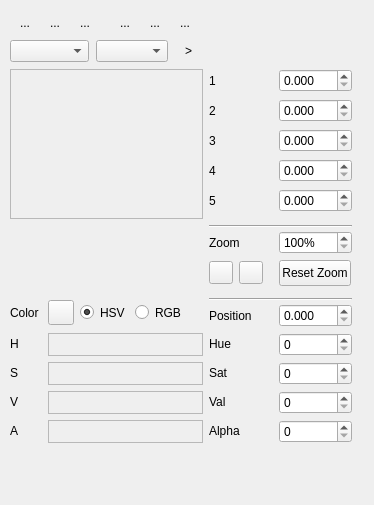
<?xml version="1.0" encoding="UTF-8"?>
<ui version="4.0">
 <comment>*********************************************************************
**
** Copyright (C) 2012 Nokia Corporation and/or its subsidiary(-ies).
** All rights reserved.
** Contact: Nokia Corporation (qt-info@nokia.com)
**
** This file is part of the tools applications of the Qt Toolkit.
**
** $QT_BEGIN_LICENSE:LGPL$
** GNU Lesser General Public License Usage
** This file may be used under the terms of the GNU Lesser General Public
** License version 2.1 as published by the Free Software Foundation and
** appearing in the file LICENSE.LGPL included in the packaging of this
** file. Please review the following information to ensure the GNU Lesser
** General Public License version 2.1 requirements will be met:
** http://www.gnu.org/licenses/old-licenses/lgpl-2.1.html.
**
** In addition, as a special exception, Nokia gives you certain additional
** rights. These rights are described in the Nokia Qt LGPL Exception
** version 1.1, included in the file LGPL_EXCEPTION.txt in this package.
**
** GNU General Public License Usage
** Alternatively, this file may be used under the terms of the GNU General
** Public License version 3.0 as published by the Free Software Foundation
** and appearing in the file LICENSE.GPL included in the packaging of this
** file. Please review the following information to ensure the GNU General
** Public License version 3.0 requirements will be met:
** http://www.gnu.org/copyleft/gpl.html.
**
** Other Usage
** Alternatively, this file may be used in accordance with the terms and
** conditions contained in a signed written agreement between you and Nokia.
**
**
**
**
**
** $QT_END_LICENSE$
**
*********************************************************************</comment>
 <class>QtGradientEditor</class>
 <widget class="QWidget" name="QtGradientEditor">
  <property name="geometry">
   <rect>
    <x>0</x>
    <y>0</y>
    <width>374</width>
    <height>505</height>
   </rect>
  </property>
  <property name="windowTitle">
   <string>Form</string>
  </property>
  <widget class="QFrame" name="frame">
   <property name="geometry">
    <rect>
     <x>10</x>
     <y>69</y>
     <width>193</width>
     <height>150</height>
    </rect>
   </property>
   <property name="sizePolicy">
    <sizepolicy hsizetype="Expanding" vsizetype="Expanding">
     <horstretch>0</horstretch>
     <verstretch>0</verstretch>
    </sizepolicy>
   </property>
   <property name="frameShape">
    <enum>QFrame::StyledPanel</enum>
   </property>
   <property name="frameShadow">
    <enum>QFrame::Raised</enum>
   </property>
   <layout class="QVBoxLayout">
    <property name="spacing">
     <number>6</number>
    </property>
    <property name="leftMargin">
     <number>0</number>
    </property>
    <property name="topMargin">
     <number>0</number>
    </property>
    <property name="rightMargin">
     <number>0</number>
    </property>
    <property name="bottomMargin">
     <number>0</number>
    </property>
    <item>
     <widget class="QtGradientWidget" name="gradientWidget" native="true">
      <property name="sizePolicy">
       <sizepolicy hsizetype="Expanding" vsizetype="Expanding">
        <horstretch>0</horstretch>
        <verstretch>0</verstretch>
       </sizepolicy>
      </property>
      <property name="toolTip">
       <string>Gradient Editor</string>
      </property>
      <property name="whatsThis">
       <string>This area shows a preview of the gradient being edited. It also allows you to edit parameters specific to the gradient's type such as start and final point, radius, etc. by drag &amp; drop.</string>
      </property>
     </widget>
    </item>
   </layout>
  </widget>
  <widget class="QLabel" name="label1">
   <property name="geometry">
    <rect>
     <x>209</x>
     <y>69</y>
     <width>64</width>
     <height>23</height>
    </rect>
   </property>
   <property name="text">
    <string>1</string>
   </property>
  </widget>
  <widget class="QDoubleSpinBox" name="spinBox1">
   <property name="geometry">
    <rect>
     <x>279</x>
     <y>69</y>
     <width>73</width>
     <height>23</height>
    </rect>
   </property>
   <property name="keyboardTracking">
    <bool>false</bool>
   </property>
   <property name="decimals">
    <number>3</number>
   </property>
   <property name="maximum">
    <double>1.000000000000000</double>
   </property>
   <property name="singleStep">
    <double>0.010000000000000</double>
   </property>
  </widget>
  <widget class="QLabel" name="label2">
   <property name="geometry">
    <rect>
     <x>209</x>
     <y>99</y>
     <width>64</width>
     <height>23</height>
    </rect>
   </property>
   <property name="text">
    <string>2</string>
   </property>
  </widget>
  <widget class="QDoubleSpinBox" name="spinBox2">
   <property name="geometry">
    <rect>
     <x>279</x>
     <y>99</y>
     <width>73</width>
     <height>23</height>
    </rect>
   </property>
   <property name="keyboardTracking">
    <bool>false</bool>
   </property>
   <property name="decimals">
    <number>3</number>
   </property>
   <property name="maximum">
    <double>1.000000000000000</double>
   </property>
   <property name="singleStep">
    <double>0.010000000000000</double>
   </property>
  </widget>
  <widget class="QLabel" name="label3">
   <property name="geometry">
    <rect>
     <x>209</x>
     <y>129</y>
     <width>64</width>
     <height>23</height>
    </rect>
   </property>
   <property name="text">
    <string>3</string>
   </property>
  </widget>
  <widget class="QDoubleSpinBox" name="spinBox3">
   <property name="geometry">
    <rect>
     <x>279</x>
     <y>129</y>
     <width>73</width>
     <height>23</height>
    </rect>
   </property>
   <property name="keyboardTracking">
    <bool>false</bool>
   </property>
   <property name="decimals">
    <number>3</number>
   </property>
   <property name="maximum">
    <double>1.000000000000000</double>
   </property>
   <property name="singleStep">
    <double>0.010000000000000</double>
   </property>
  </widget>
  <widget class="QLabel" name="label4">
   <property name="geometry">
    <rect>
     <x>209</x>
     <y>159</y>
     <width>64</width>
     <height>23</height>
    </rect>
   </property>
   <property name="text">
    <string>4</string>
   </property>
  </widget>
  <widget class="QDoubleSpinBox" name="spinBox4">
   <property name="geometry">
    <rect>
     <x>279</x>
     <y>159</y>
     <width>73</width>
     <height>23</height>
    </rect>
   </property>
   <property name="keyboardTracking">
    <bool>false</bool>
   </property>
   <property name="decimals">
    <number>3</number>
   </property>
   <property name="maximum">
    <double>1.000000000000000</double>
   </property>
   <property name="singleStep">
    <double>0.010000000000000</double>
   </property>
  </widget>
  <widget class="QLabel" name="label5">
   <property name="geometry">
    <rect>
     <x>209</x>
     <y>189</y>
     <width>64</width>
     <height>23</height>
    </rect>
   </property>
   <property name="text">
    <string>5</string>
   </property>
  </widget>
  <widget class="QDoubleSpinBox" name="spinBox5">
   <property name="geometry">
    <rect>
     <x>279</x>
     <y>189</y>
     <width>73</width>
     <height>23</height>
    </rect>
   </property>
   <property name="keyboardTracking">
    <bool>false</bool>
   </property>
   <property name="decimals">
    <number>3</number>
   </property>
   <property name="maximum">
    <double>1.000000000000000</double>
   </property>
   <property name="singleStep">
    <double>0.010000000000000</double>
   </property>
  </widget>
  <widget class="QtGradientStopsWidget" name="gradientStopsWidget" native="true">
   <property name="geometry">
    <rect>
     <x>10</x>
     <y>225</y>
     <width>193</width>
     <height>67</height>
    </rect>
   </property>
   <property name="toolTip">
    <string>Gradient Stops Editor</string>
   </property>
   <property name="whatsThis">
    <string>This area allows you to edit gradient stops. Double click on the existing stop handle to duplicate it. Double click outside of the existing stop handles to create a new stop. Drag &amp; drop the handle to reposition it. Use right mouse button to popup context menu with extra actions.</string>
   </property>
  </widget>
  <widget class="QLabel" name="zoomLabel">
   <property name="geometry">
    <rect>
     <x>209</x>
     <y>231</y>
     <width>64</width>
     <height>23</height>
    </rect>
   </property>
   <property name="text">
    <string>Zoom</string>
   </property>
  </widget>
  <widget class="QToolButton" name="zoomAllButton">
   <property name="geometry">
    <rect>
     <x>279</x>
     <y>260</y>
     <width>72</width>
     <height>26</height>
    </rect>
   </property>
   <property name="sizePolicy">
    <sizepolicy hsizetype="Preferred" vsizetype="Fixed">
     <horstretch>0</horstretch>
     <verstretch>0</verstretch>
    </sizepolicy>
   </property>
   <property name="toolTip">
    <string>Reset Zoom</string>
   </property>
   <property name="text">
    <string>Reset Zoom</string>
   </property>
  </widget>
  <widget class="QLabel" name="positionLabel">
   <property name="geometry">
    <rect>
     <x>209</x>
     <y>304</y>
     <width>64</width>
     <height>23</height>
    </rect>
   </property>
   <property name="text">
    <string>Position</string>
   </property>
  </widget>
  <widget class="QLabel" name="hLabel">
   <property name="geometry">
    <rect>
     <x>10</x>
     <y>335</y>
     <width>32</width>
     <height>18</height>
    </rect>
   </property>
   <property name="sizePolicy">
    <sizepolicy hsizetype="Preferred" vsizetype="Fixed">
     <horstretch>0</horstretch>
     <verstretch>0</verstretch>
    </sizepolicy>
   </property>
   <property name="toolTip">
    <string>Hue</string>
   </property>
   <property name="text">
    <string>H</string>
   </property>
  </widget>
  <widget class="QFrame" name="frame_2">
   <property name="geometry">
    <rect>
     <x>48</x>
     <y>333</y>
     <width>155</width>
     <height>23</height>
    </rect>
   </property>
   <property name="sizePolicy">
    <sizepolicy hsizetype="Ignored" vsizetype="Preferred">
     <horstretch>0</horstretch>
     <verstretch>0</verstretch>
    </sizepolicy>
   </property>
   <property name="frameShape">
    <enum>QFrame::StyledPanel</enum>
   </property>
   <property name="frameShadow">
    <enum>QFrame::Raised</enum>
   </property>
   <layout class="QHBoxLayout">
    <property name="leftMargin">
     <number>0</number>
    </property>
    <property name="topMargin">
     <number>0</number>
    </property>
    <property name="rightMargin">
     <number>0</number>
    </property>
    <property name="bottomMargin">
     <number>0</number>
    </property>
    <item>
     <widget class="QtColorLine" name="hueColorLine" native="true">
      <property name="sizePolicy">
       <sizepolicy hsizetype="Expanding" vsizetype="Preferred">
        <horstretch>0</horstretch>
        <verstretch>0</verstretch>
       </sizepolicy>
      </property>
      <property name="toolTip">
       <string>Hue</string>
      </property>
     </widget>
    </item>
   </layout>
  </widget>
  <widget class="QLabel" name="hueLabel">
   <property name="geometry">
    <rect>
     <x>209</x>
     <y>335</y>
     <width>64</width>
     <height>18</height>
    </rect>
   </property>
   <property name="sizePolicy">
    <sizepolicy hsizetype="Preferred" vsizetype="Fixed">
     <horstretch>0</horstretch>
     <verstretch>0</verstretch>
    </sizepolicy>
   </property>
   <property name="text">
    <string>Hue</string>
   </property>
  </widget>
  <widget class="QLabel" name="sLabel">
   <property name="geometry">
    <rect>
     <x>10</x>
     <y>364</y>
     <width>32</width>
     <height>18</height>
    </rect>
   </property>
   <property name="sizePolicy">
    <sizepolicy hsizetype="Preferred" vsizetype="Fixed">
     <horstretch>0</horstretch>
     <verstretch>0</verstretch>
    </sizepolicy>
   </property>
   <property name="toolTip">
    <string>Saturation</string>
   </property>
   <property name="text">
    <string>S</string>
   </property>
  </widget>
  <widget class="QFrame" name="frame_5">
   <property name="geometry">
    <rect>
     <x>48</x>
     <y>362</y>
     <width>155</width>
     <height>23</height>
    </rect>
   </property>
   <property name="sizePolicy">
    <sizepolicy hsizetype="Ignored" vsizetype="Preferred">
     <horstretch>0</horstretch>
     <verstretch>0</verstretch>
    </sizepolicy>
   </property>
   <property name="frameShape">
    <enum>QFrame::StyledPanel</enum>
   </property>
   <property name="frameShadow">
    <enum>QFrame::Raised</enum>
   </property>
   <layout class="QHBoxLayout">
    <property name="leftMargin">
     <number>0</number>
    </property>
    <property name="topMargin">
     <number>0</number>
    </property>
    <property name="rightMargin">
     <number>0</number>
    </property>
    <property name="bottomMargin">
     <number>0</number>
    </property>
    <item>
     <widget class="QtColorLine" name="saturationColorLine" native="true">
      <property name="sizePolicy">
       <sizepolicy hsizetype="Expanding" vsizetype="Preferred">
        <horstretch>0</horstretch>
        <verstretch>0</verstretch>
       </sizepolicy>
      </property>
      <property name="toolTip">
       <string>Saturation</string>
      </property>
     </widget>
    </item>
   </layout>
  </widget>
  <widget class="QLabel" name="saturationLabel">
   <property name="geometry">
    <rect>
     <x>209</x>
     <y>364</y>
     <width>64</width>
     <height>18</height>
    </rect>
   </property>
   <property name="sizePolicy">
    <sizepolicy hsizetype="Preferred" vsizetype="Fixed">
     <horstretch>0</horstretch>
     <verstretch>0</verstretch>
    </sizepolicy>
   </property>
   <property name="text">
    <string>Sat</string>
   </property>
  </widget>
  <widget class="QLabel" name="vLabel">
   <property name="geometry">
    <rect>
     <x>10</x>
     <y>393</y>
     <width>32</width>
     <height>18</height>
    </rect>
   </property>
   <property name="sizePolicy">
    <sizepolicy hsizetype="Preferred" vsizetype="Fixed">
     <horstretch>0</horstretch>
     <verstretch>0</verstretch>
    </sizepolicy>
   </property>
   <property name="toolTip">
    <string>Value</string>
   </property>
   <property name="text">
    <string>V</string>
   </property>
  </widget>
  <widget class="QFrame" name="frame_3">
   <property name="geometry">
    <rect>
     <x>48</x>
     <y>391</y>
     <width>155</width>
     <height>23</height>
    </rect>
   </property>
   <property name="sizePolicy">
    <sizepolicy hsizetype="Ignored" vsizetype="Preferred">
     <horstretch>0</horstretch>
     <verstretch>0</verstretch>
    </sizepolicy>
   </property>
   <property name="frameShape">
    <enum>QFrame::StyledPanel</enum>
   </property>
   <property name="frameShadow">
    <enum>QFrame::Raised</enum>
   </property>
   <layout class="QHBoxLayout">
    <property name="leftMargin">
     <number>0</number>
    </property>
    <property name="topMargin">
     <number>0</number>
    </property>
    <property name="rightMargin">
     <number>0</number>
    </property>
    <property name="bottomMargin">
     <number>0</number>
    </property>
    <item>
     <widget class="QtColorLine" name="valueColorLine" native="true">
      <property name="sizePolicy">
       <sizepolicy hsizetype="Expanding" vsizetype="Preferred">
        <horstretch>0</horstretch>
        <verstretch>0</verstretch>
       </sizepolicy>
      </property>
      <property name="toolTip">
       <string>Value</string>
      </property>
     </widget>
    </item>
   </layout>
  </widget>
  <widget class="QLabel" name="valueLabel">
   <property name="geometry">
    <rect>
     <x>209</x>
     <y>393</y>
     <width>64</width>
     <height>18</height>
    </rect>
   </property>
   <property name="sizePolicy">
    <sizepolicy hsizetype="Preferred" vsizetype="Fixed">
     <horstretch>0</horstretch>
     <verstretch>0</verstretch>
    </sizepolicy>
   </property>
   <property name="text">
    <string>Val</string>
   </property>
  </widget>
  <widget class="QLabel" name="aLabel">
   <property name="geometry">
    <rect>
     <x>10</x>
     <y>422</y>
     <width>32</width>
     <height>18</height>
    </rect>
   </property>
   <property name="sizePolicy">
    <sizepolicy hsizetype="Preferred" vsizetype="Fixed">
     <horstretch>0</horstretch>
     <verstretch>0</verstretch>
    </sizepolicy>
   </property>
   <property name="toolTip">
    <string>Alpha</string>
   </property>
   <property name="text">
    <string>A</string>
   </property>
  </widget>
  <widget class="QFrame" name="frame_4">
   <property name="geometry">
    <rect>
     <x>48</x>
     <y>420</y>
     <width>155</width>
     <height>23</height>
    </rect>
   </property>
   <property name="sizePolicy">
    <sizepolicy hsizetype="Ignored" vsizetype="Preferred">
     <horstretch>0</horstretch>
     <verstretch>0</verstretch>
    </sizepolicy>
   </property>
   <property name="frameShape">
    <enum>QFrame::StyledPanel</enum>
   </property>
   <property name="frameShadow">
    <enum>QFrame::Raised</enum>
   </property>
   <layout class="QHBoxLayout">
    <property name="leftMargin">
     <number>0</number>
    </property>
    <property name="topMargin">
     <number>0</number>
    </property>
    <property name="rightMargin">
     <number>0</number>
    </property>
    <property name="bottomMargin">
     <number>0</number>
    </property>
    <item>
     <widget class="QtColorLine" name="alphaColorLine" native="true">
      <property name="sizePolicy">
       <sizepolicy hsizetype="Expanding" vsizetype="Preferred">
        <horstretch>0</horstretch>
        <verstretch>0</verstretch>
       </sizepolicy>
      </property>
      <property name="toolTip">
       <string>Alpha</string>
      </property>
     </widget>
    </item>
   </layout>
  </widget>
  <widget class="QLabel" name="alphaLabel">
   <property name="geometry">
    <rect>
     <x>209</x>
     <y>422</y>
     <width>64</width>
     <height>18</height>
    </rect>
   </property>
   <property name="sizePolicy">
    <sizepolicy hsizetype="Preferred" vsizetype="Fixed">
     <horstretch>0</horstretch>
     <verstretch>0</verstretch>
    </sizepolicy>
   </property>
   <property name="text">
    <string>Alpha</string>
   </property>
  </widget>
  <widget class="QComboBox" name="typeComboBox">
   <property name="geometry">
    <rect>
     <x>10</x>
     <y>40</y>
     <width>79</width>
     <height>22</height>
    </rect>
   </property>
   <property name="toolTip">
    <string>Type</string>
   </property>
  </widget>
  <widget class="QComboBox" name="spreadComboBox">
   <property name="geometry">
    <rect>
     <x>96</x>
     <y>40</y>
     <width>72</width>
     <height>22</height>
    </rect>
   </property>
   <property name="toolTip">
    <string>Spread</string>
   </property>
  </widget>
  <widget class="QLabel" name="colorLabel">
   <property name="geometry">
    <rect>
     <x>10</x>
     <y>298</y>
     <width>32</width>
     <height>29</height>
    </rect>
   </property>
   <property name="sizePolicy">
    <sizepolicy hsizetype="Fixed" vsizetype="Preferred">
     <horstretch>0</horstretch>
     <verstretch>0</verstretch>
    </sizepolicy>
   </property>
   <property name="text">
    <string>Color</string>
   </property>
  </widget>
  <widget class="QtColorButton" name="colorButton">
   <property name="geometry">
    <rect>
     <x>48</x>
     <y>300</y>
     <width>26</width>
     <height>25</height>
    </rect>
   </property>
   <property name="toolTip">
    <string>Current stop's color</string>
   </property>
   <property name="text">
    <string/>
   </property>
  </widget>
  <widget class="QRadioButton" name="hsvRadioButton">
   <property name="geometry">
    <rect>
     <x>80</x>
     <y>301</y>
     <width>49</width>
     <height>23</height>
    </rect>
   </property>
   <property name="sizePolicy">
    <sizepolicy hsizetype="Fixed" vsizetype="Fixed">
     <horstretch>0</horstretch>
     <verstretch>0</verstretch>
    </sizepolicy>
   </property>
   <property name="toolTip">
    <string>Show HSV specification</string>
   </property>
   <property name="text">
    <string>HSV</string>
   </property>
   <property name="checked">
    <bool>true</bool>
   </property>
  </widget>
  <widget class="QRadioButton" name="rgbRadioButton">
   <property name="geometry">
    <rect>
     <x>135</x>
     <y>301</y>
     <width>49</width>
     <height>23</height>
    </rect>
   </property>
   <property name="sizePolicy">
    <sizepolicy hsizetype="Fixed" vsizetype="Fixed">
     <horstretch>0</horstretch>
     <verstretch>0</verstretch>
    </sizepolicy>
   </property>
   <property name="toolTip">
    <string>Show RGB specification</string>
   </property>
   <property name="text">
    <string>RGB</string>
   </property>
  </widget>
  <widget class="QWidget" name="positionWidget" native="true">
   <property name="geometry">
    <rect>
     <x>279</x>
     <y>304</y>
     <width>73</width>
     <height>23</height>
    </rect>
   </property>
   <layout class="QVBoxLayout">
    <property name="leftMargin">
     <number>0</number>
    </property>
    <property name="topMargin">
     <number>0</number>
    </property>
    <property name="rightMargin">
     <number>0</number>
    </property>
    <property name="bottomMargin">
     <number>0</number>
    </property>
    <item>
     <widget class="QDoubleSpinBox" name="positionSpinBox">
      <property name="toolTip">
       <string>Current stop's position</string>
      </property>
      <property name="keyboardTracking">
       <bool>false</bool>
      </property>
      <property name="decimals">
       <number>3</number>
      </property>
      <property name="minimum">
       <double>0.000000000000000</double>
      </property>
      <property name="maximum">
       <double>1.000000000000000</double>
      </property>
      <property name="singleStep">
       <double>0.010000000000000</double>
      </property>
      <property name="value">
       <double>0.000000000000000</double>
      </property>
     </widget>
    </item>
   </layout>
  </widget>
  <widget class="QWidget" name="hueWidget" native="true">
   <property name="geometry">
    <rect>
     <x>279</x>
     <y>333</y>
     <width>73</width>
     <height>23</height>
    </rect>
   </property>
   <layout class="QVBoxLayout">
    <property name="leftMargin">
     <number>0</number>
    </property>
    <property name="topMargin">
     <number>0</number>
    </property>
    <property name="rightMargin">
     <number>0</number>
    </property>
    <property name="bottomMargin">
     <number>0</number>
    </property>
    <item>
     <widget class="QSpinBox" name="hueSpinBox">
      <property name="keyboardTracking">
       <bool>false</bool>
      </property>
      <property name="maximum">
       <number>359</number>
      </property>
     </widget>
    </item>
   </layout>
  </widget>
  <widget class="QWidget" name="saturationWidget" native="true">
   <property name="geometry">
    <rect>
     <x>279</x>
     <y>362</y>
     <width>73</width>
     <height>23</height>
    </rect>
   </property>
   <layout class="QVBoxLayout">
    <property name="leftMargin">
     <number>0</number>
    </property>
    <property name="topMargin">
     <number>0</number>
    </property>
    <property name="rightMargin">
     <number>0</number>
    </property>
    <property name="bottomMargin">
     <number>0</number>
    </property>
    <item>
     <widget class="QSpinBox" name="saturationSpinBox">
      <property name="keyboardTracking">
       <bool>false</bool>
      </property>
      <property name="maximum">
       <number>255</number>
      </property>
     </widget>
    </item>
   </layout>
  </widget>
  <widget class="QWidget" name="valueWidget" native="true">
   <property name="geometry">
    <rect>
     <x>279</x>
     <y>391</y>
     <width>73</width>
     <height>23</height>
    </rect>
   </property>
   <layout class="QVBoxLayout">
    <property name="leftMargin">
     <number>0</number>
    </property>
    <property name="topMargin">
     <number>0</number>
    </property>
    <property name="rightMargin">
     <number>0</number>
    </property>
    <property name="bottomMargin">
     <number>0</number>
    </property>
    <item>
     <widget class="QSpinBox" name="valueSpinBox">
      <property name="keyboardTracking">
       <bool>false</bool>
      </property>
      <property name="maximum">
       <number>255</number>
      </property>
     </widget>
    </item>
   </layout>
  </widget>
  <widget class="QWidget" name="alphaWidget" native="true">
   <property name="geometry">
    <rect>
     <x>279</x>
     <y>420</y>
     <width>73</width>
     <height>23</height>
    </rect>
   </property>
   <layout class="QVBoxLayout">
    <property name="leftMargin">
     <number>0</number>
    </property>
    <property name="topMargin">
     <number>0</number>
    </property>
    <property name="rightMargin">
     <number>0</number>
    </property>
    <property name="bottomMargin">
     <number>0</number>
    </property>
    <item>
     <widget class="QSpinBox" name="alphaSpinBox">
      <property name="keyboardTracking">
       <bool>false</bool>
      </property>
      <property name="maximum">
       <number>255</number>
      </property>
     </widget>
    </item>
   </layout>
  </widget>
  <widget class="QWidget" name="zoomWidget" native="true">
   <property name="geometry">
    <rect>
     <x>279</x>
     <y>231</y>
     <width>73</width>
     <height>23</height>
    </rect>
   </property>
   <layout class="QVBoxLayout">
    <property name="leftMargin">
     <number>0</number>
    </property>
    <property name="topMargin">
     <number>0</number>
    </property>
    <property name="rightMargin">
     <number>0</number>
    </property>
    <property name="bottomMargin">
     <number>0</number>
    </property>
    <item>
     <widget class="QSpinBox" name="zoomSpinBox">
      <property name="keyboardTracking">
       <bool>false</bool>
      </property>
      <property name="suffix">
       <string>%</string>
      </property>
      <property name="minimum">
       <number>100</number>
      </property>
      <property name="maximum">
       <number>10000</number>
      </property>
      <property name="singleStep">
       <number>100</number>
      </property>
      <property name="value">
       <number>100</number>
      </property>
     </widget>
    </item>
   </layout>
  </widget>
  <widget class="QWidget" name="line1Widget" native="true">
   <property name="geometry">
    <rect>
     <x>209</x>
     <y>219</y>
     <width>143</width>
     <height>16</height>
    </rect>
   </property>
   <layout class="QVBoxLayout">
    <property name="leftMargin">
     <number>0</number>
    </property>
    <property name="topMargin">
     <number>0</number>
    </property>
    <property name="rightMargin">
     <number>0</number>
    </property>
    <property name="bottomMargin">
     <number>0</number>
    </property>
    <item>
     <widget class="Line" name="line1">
      <property name="orientation">
       <enum>Qt::Horizontal</enum>
      </property>
     </widget>
    </item>
   </layout>
  </widget>
  <widget class="QWidget" name="line2Widget" native="true">
   <property name="geometry">
    <rect>
     <x>209</x>
     <y>292</y>
     <width>143</width>
     <height>16</height>
    </rect>
   </property>
   <layout class="QVBoxLayout">
    <property name="leftMargin">
     <number>0</number>
    </property>
    <property name="topMargin">
     <number>0</number>
    </property>
    <property name="rightMargin">
     <number>0</number>
    </property>
    <property name="bottomMargin">
     <number>0</number>
    </property>
    <item>
     <widget class="Line" name="line2">
      <property name="orientation">
       <enum>Qt::Horizontal</enum>
      </property>
     </widget>
    </item>
   </layout>
  </widget>
  <widget class="QWidget" name="zoomButtonsWidget" native="true">
   <property name="geometry">
    <rect>
     <x>209</x>
     <y>260</y>
     <width>64</width>
     <height>26</height>
    </rect>
   </property>
   <property name="sizePolicy">
    <sizepolicy hsizetype="Maximum" vsizetype="Preferred">
     <horstretch>0</horstretch>
     <verstretch>0</verstretch>
    </sizepolicy>
   </property>
   <layout class="QHBoxLayout">
    <property name="leftMargin">
     <number>0</number>
    </property>
    <property name="topMargin">
     <number>0</number>
    </property>
    <property name="rightMargin">
     <number>0</number>
    </property>
    <property name="bottomMargin">
     <number>0</number>
    </property>
    <item>
     <widget class="QToolButton" name="zoomInButton">
      <property name="toolTip">
       <string>Zoom In</string>
      </property>
     </widget>
    </item>
    <item>
     <widget class="QToolButton" name="zoomOutButton">
      <property name="toolTip">
       <string>Zoom Out</string>
      </property>
     </widget>
    </item>
    <item>
     <spacer>
      <property name="orientation">
       <enum>Qt::Horizontal</enum>
      </property>
      <property name="sizeHint" stdset="0">
       <size>
        <width>0</width>
        <height>20</height>
       </size>
      </property>
     </spacer>
    </item>
   </layout>
  </widget>
  <widget class="QToolButton" name="detailsButton">
   <property name="geometry">
    <rect>
     <x>176</x>
     <y>40</y>
     <width>25</width>
     <height>22</height>
    </rect>
   </property>
   <property name="sizePolicy">
    <sizepolicy hsizetype="Fixed" vsizetype="Ignored">
     <horstretch>0</horstretch>
     <verstretch>0</verstretch>
    </sizepolicy>
   </property>
   <property name="toolTip">
    <string>Toggle details extension</string>
   </property>
   <property name="text">
    <string>&gt;</string>
   </property>
   <property name="checkable">
    <bool>true</bool>
   </property>
   <property name="autoRaise">
    <bool>true</bool>
   </property>
  </widget>
  <widget class="QToolButton" name="linearButton">
   <property name="geometry">
    <rect>
     <x>10</x>
     <y>10</y>
     <width>30</width>
     <height>26</height>
    </rect>
   </property>
   <property name="toolTip">
    <string>Linear Type</string>
   </property>
   <property name="text">
    <string>...</string>
   </property>
   <property name="checkable">
    <bool>true</bool>
   </property>
   <property name="autoRaise">
    <bool>true</bool>
   </property>
  </widget>
  <widget class="QToolButton" name="radialButton">
   <property name="geometry">
    <rect>
     <x>40</x>
     <y>10</y>
     <width>30</width>
     <height>26</height>
    </rect>
   </property>
   <property name="toolTip">
    <string>Radial Type</string>
   </property>
   <property name="text">
    <string>...</string>
   </property>
   <property name="checkable">
    <bool>true</bool>
   </property>
   <property name="autoRaise">
    <bool>true</bool>
   </property>
  </widget>
  <widget class="QToolButton" name="conicalButton">
   <property name="geometry">
    <rect>
     <x>70</x>
     <y>10</y>
     <width>30</width>
     <height>26</height>
    </rect>
   </property>
   <property name="toolTip">
    <string>Conical Type</string>
   </property>
   <property name="text">
    <string>...</string>
   </property>
   <property name="checkable">
    <bool>true</bool>
   </property>
   <property name="autoRaise">
    <bool>true</bool>
   </property>
  </widget>
  <widget class="QToolButton" name="padButton">
   <property name="geometry">
    <rect>
     <x>110</x>
     <y>10</y>
     <width>30</width>
     <height>26</height>
    </rect>
   </property>
   <property name="toolTip">
    <string>Pad Spread</string>
   </property>
   <property name="text">
    <string>...</string>
   </property>
   <property name="checkable">
    <bool>true</bool>
   </property>
   <property name="autoRaise">
    <bool>true</bool>
   </property>
  </widget>
  <widget class="QToolButton" name="repeatButton">
   <property name="geometry">
    <rect>
     <x>140</x>
     <y>10</y>
     <width>30</width>
     <height>26</height>
    </rect>
   </property>
   <property name="toolTip">
    <string>Repeat Spread</string>
   </property>
   <property name="text">
    <string>...</string>
   </property>
   <property name="checkable">
    <bool>true</bool>
   </property>
   <property name="autoRaise">
    <bool>true</bool>
   </property>
  </widget>
  <widget class="QToolButton" name="reflectButton">
   <property name="geometry">
    <rect>
     <x>170</x>
     <y>10</y>
     <width>30</width>
     <height>26</height>
    </rect>
   </property>
   <property name="toolTip">
    <string>Reflect Spread</string>
   </property>
   <property name="text">
    <string>...</string>
   </property>
   <property name="checkable">
    <bool>true</bool>
   </property>
   <property name="autoRaise">
    <bool>true</bool>
   </property>
  </widget>
 </widget>
 <customwidgets>
  <customwidget>
   <class>QtColorButton</class>
   <extends>QToolButton</extends>
   <header>qtcolorbutton.h</header>
  </customwidget>
  <customwidget>
   <class>QtColorLine</class>
   <extends>QWidget</extends>
   <header>qtcolorline.h</header>
   <container>1</container>
  </customwidget>
  <customwidget>
   <class>QtGradientStopsWidget</class>
   <extends>QWidget</extends>
   <header>qtgradientstopswidget.h</header>
   <container>1</container>
  </customwidget>
  <customwidget>
   <class>QtGradientWidget</class>
   <extends>QWidget</extends>
   <header>qtgradientwidget.h</header>
   <container>1</container>
  </customwidget>
 </customwidgets>
 <tabstops>
  <tabstop>typeComboBox</tabstop>
  <tabstop>spreadComboBox</tabstop>
  <tabstop>detailsButton</tabstop>
  <tabstop>spinBox1</tabstop>
  <tabstop>spinBox2</tabstop>
  <tabstop>spinBox3</tabstop>
  <tabstop>spinBox4</tabstop>
  <tabstop>spinBox5</tabstop>
  <tabstop>zoomSpinBox</tabstop>
  <tabstop>zoomInButton</tabstop>
  <tabstop>zoomOutButton</tabstop>
  <tabstop>zoomAllButton</tabstop>
  <tabstop>colorButton</tabstop>
  <tabstop>hsvRadioButton</tabstop>
  <tabstop>rgbRadioButton</tabstop>
  <tabstop>positionSpinBox</tabstop>
  <tabstop>hueSpinBox</tabstop>
  <tabstop>saturationSpinBox</tabstop>
  <tabstop>valueSpinBox</tabstop>
  <tabstop>alphaSpinBox</tabstop>
 </tabstops>
 <resources/>
 <connections/>
</ui>
